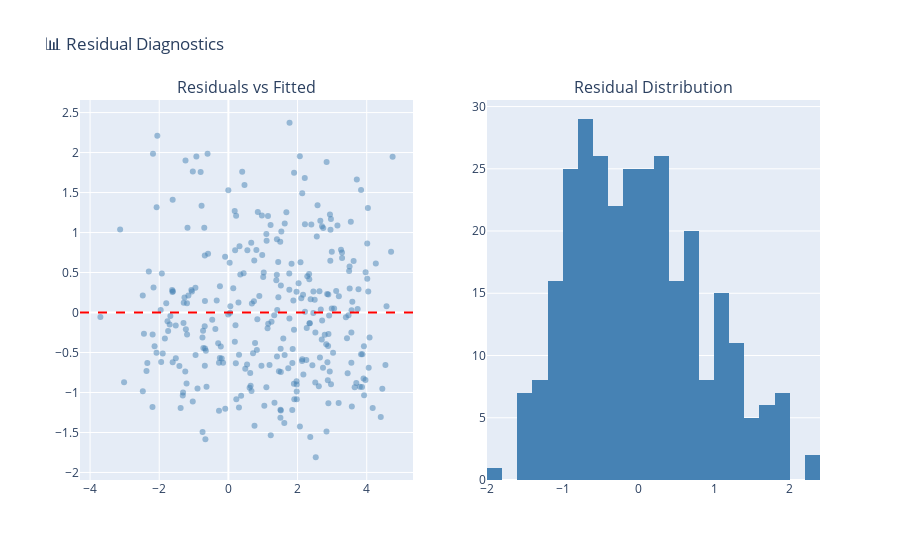

This figure's notebook cell:
### Code cell
# Residual diagnostic plots
fig = make_subplots(rows=1, cols=2, subplot_titles=('Residuals vs Fitted', 'Residual Distribution'))

# Scatter plot
fig.add_trace(go.Scatter(
    x=resid_results['y_pred'],
    y=resid_results['residuals'],
    mode='markers',
    marker=dict(opacity=0.5, color='steelblue')
), row=1, col=1)
fig.add_hline(y=0, line_dash='dash', line_color='red', row=1, col=1)

# Histogram
fig.add_trace(go.Histogram(
    x=resid_results['residuals'],
    nbinsx=30,
    marker_color='steelblue'
), row=1, col=2)

fig.update_layout(title='📊 Residual Diagnostics', showlegend=False, height=400)
fig

### Figure 1 — Plotly figure (JSON) as saved in the notebook; plotly's stock layout.template omitted (floating-point values rounded to 4 significant figures; data arrays with more than 128 entries replaced by an {"elided": "..."} marker saying what was removed)
{"data": [{"marker": {"color": "steelblue", "opacity": 0.5}, "mode": "markers", "type": "scatter", "x": {"elided": "300 float values"}, "xaxis": "x", "y": {"elided": "300 float values"}, "yaxis": "y"}, {"marker": {"color": "steelblue"}, "nbinsx": 30, "type": "histogram", "x": {"elided": "300 float values"}, "xaxis": "x2", "yaxis": "y2"}], "layout": {"annotations": [{"font": {"size": 16}, "showarrow": false, "text": "Residuals vs Fitted", "x": 0.225, "xanchor": "center", "xref": "paper", "y": 1, "yanchor": "bottom", "yref": "paper"}, {"font": {"size": 16}, "showarrow": false, "text": "Residual Distribution", "x": 0.775, "xanchor": "center", "xref": "paper", "y": 1, "yanchor": "bottom", "yref": "paper"}], "autosize": true, "shapes": [{"line": {"color": "red", "dash": "dash"}, "type": "line", "x0": 0, "x1": 1, "xref": "x domain", "y0": 0, "y1": 0, "yref": "y"}], "showlegend": false, "title": {"text": "📊 Residual Diagnostics"}, "xaxis": {"anchor": "y", "autorange": true, "domain": [0, 0.45], "range": [-4.265, 5.312], "type": "linear"}, "xaxis2": {"anchor": "y2", "autorange": true, "domain": [0.55, 1], "range": [-2.0, 2.4], "type": "linear"}, "yaxis": {"anchor": "x", "autorange": true, "domain": [0, 1], "range": [-2.133, 2.697], "type": "linear"}, "yaxis2": {"anchor": "x2", "autorange": true, "domain": [0, 1], "range": [0, 30.53]}}}
